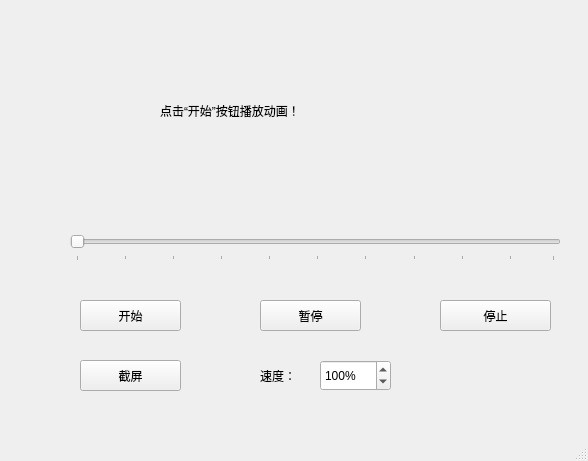
<?xml version="1.0" encoding="UTF-8"?>
<ui version="4.0">
 <class>MainWindow</class>
 <widget class="QMainWindow" name="MainWindow">
  <property name="geometry">
   <rect>
    <x>0</x>
    <y>0</y>
    <width>588</width>
    <height>461</height>
   </rect>
  </property>
  <property name="windowTitle">
   <string>MainWindow</string>
  </property>
  <widget class="QWidget" name="centralwidget">
   <widget class="QSlider" name="horizontalSlider">
    <property name="geometry">
     <rect>
      <x>70</x>
      <y>230</y>
      <width>491</width>
      <height>31</height>
     </rect>
    </property>
    <property name="orientation">
     <enum>Qt::Horizontal</enum>
    </property>
    <property name="tickPosition">
     <enum>QSlider::TicksBelow</enum>
    </property>
    <property name="tickInterval">
     <number>10</number>
    </property>
   </widget>
   <widget class="QLabel" name="label">
    <property name="geometry">
     <rect>
      <x>160</x>
      <y>0</y>
      <width>301</width>
      <height>221</height>
     </rect>
    </property>
    <property name="text">
     <string>点击“开始”按钮播放动画！</string>
    </property>
   </widget>
   <widget class="QPushButton" name="pushButton">
    <property name="geometry">
     <rect>
      <x>80</x>
      <y>300</y>
      <width>101</width>
      <height>31</height>
     </rect>
    </property>
    <property name="text">
     <string>开始</string>
    </property>
   </widget>
   <widget class="QPushButton" name="pushButton_2">
    <property name="geometry">
     <rect>
      <x>80</x>
      <y>360</y>
      <width>101</width>
      <height>31</height>
     </rect>
    </property>
    <property name="text">
     <string>截屏</string>
    </property>
   </widget>
   <widget class="QPushButton" name="pushButton_3">
    <property name="geometry">
     <rect>
      <x>260</x>
      <y>300</y>
      <width>101</width>
      <height>31</height>
     </rect>
    </property>
    <property name="text">
     <string>暂停</string>
    </property>
    <property name="checkable">
     <bool>true</bool>
    </property>
   </widget>
   <widget class="QPushButton" name="pushButton_4">
    <property name="geometry">
     <rect>
      <x>440</x>
      <y>300</y>
      <width>111</width>
      <height>31</height>
     </rect>
    </property>
    <property name="text">
     <string>停止</string>
    </property>
   </widget>
   <widget class="QSpinBox" name="spinBox">
    <property name="geometry">
     <rect>
      <x>320</x>
      <y>360</y>
      <width>71</width>
      <height>31</height>
     </rect>
    </property>
    <property name="suffix">
     <string>%</string>
    </property>
    <property name="maximum">
     <number>999</number>
    </property>
    <property name="value">
     <number>100</number>
    </property>
   </widget>
   <widget class="QLabel" name="label_2">
    <property name="geometry">
     <rect>
      <x>260</x>
      <y>360</y>
      <width>61</width>
      <height>31</height>
     </rect>
    </property>
    <property name="text">
     <string>速度：</string>
    </property>
   </widget>
  </widget>
  <widget class="QMenuBar" name="menubar">
   <property name="geometry">
    <rect>
     <x>0</x>
     <y>0</y>
     <width>588</width>
     <height>21</height>
    </rect>
   </property>
  </widget>
  <widget class="QStatusBar" name="statusbar"/>
 </widget>
 <resources/>
 <connections/>
</ui>
